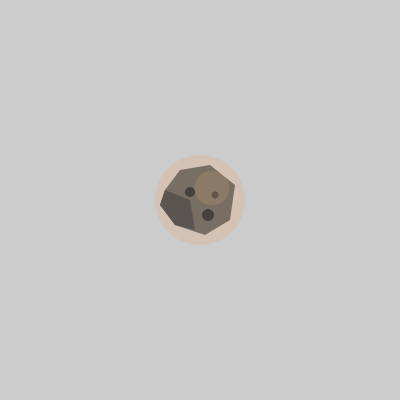
Frame 1 (no input)
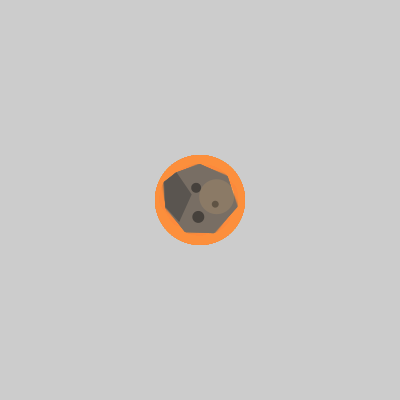
Frame 60 (the mouse pressed at the canvas centre just before this capture)
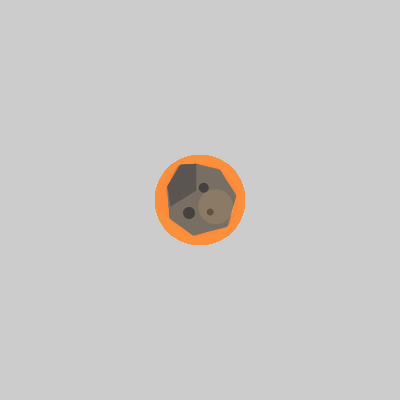
Frame 120 (the mouse held since frame 60 and released just before this capture)

The Processing sketch that drew these frames (run headless with seeded random() and noise(); from frame 60 on, the mouse is pressed at the canvas centre):

// Processing sketch: meteorite
// ── meteorite.pde
float angle = 0;

void setup() {
  size(400, 400);
  smooth();
}

void draw() {

  translate(width / 2, height / 2);

  // rotazione lenta
  rotate(angle);
  angle += 0.01;

  drawMeteor();
}

void drawMeteor() {

  noStroke();

  // glow esterno
  fill(255, 140, 60, 40);
  ellipse(0, 0, 90, 90);

  // corpo principale irregolare
  fill(120, 110, 100);

  beginShape();
  vertex(-35, -10);
  vertex(-20, -30);
  vertex(10, -35);
  vertex(35, -15);
  vertex(30, 20);
  vertex(5, 35);
  vertex(-25, 25);
  vertex(-40, 5);
  endShape(CLOSE);

  // ombreggiatura
  fill(90, 85, 80);

  beginShape();
  vertex(-35, -10);
  vertex(-10, 0);
  vertex(-5, 30);
  vertex(-25, 25);
  vertex(-40, 5);
  endShape(CLOSE);

  // crateri
  fill(70, 65, 60);

  ellipse(-10, -8, 10, 10);
  ellipse(15, -5, 7, 7);
  ellipse(8, 15, 12, 12);

  // luce frontale
  fill(255, 200, 120, 35);
  ellipse(12, -12, 35, 35);
}
